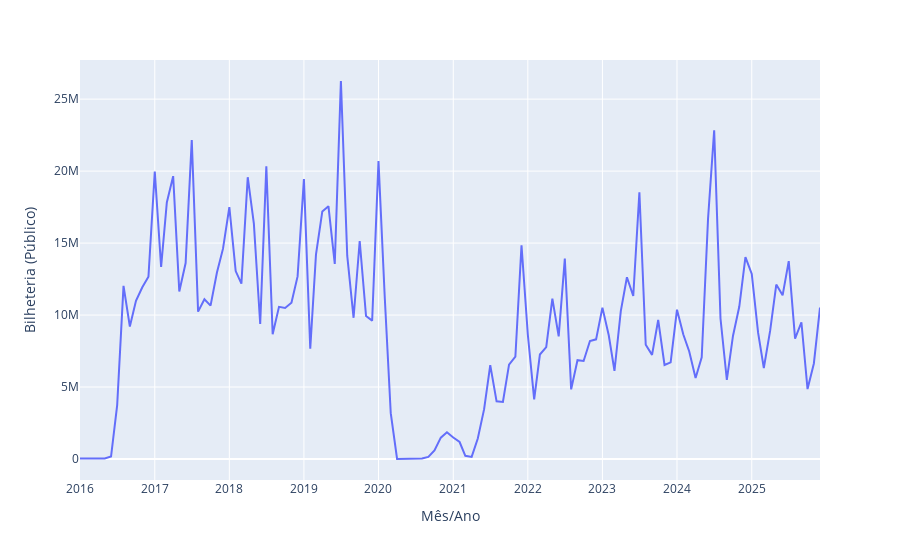

The notebook cell saved with this chart:
### Code cell
fig = px.line(
    x=bilheteria_mensal['YEAR_MONTH'].dt.to_timestamp(),
    y=bilheteria_mensal['PUBLICO'])

fig.update_layout(
    xaxis_title='Mês/Ano',
    yaxis_title='Bilheteria (Público)',
)

fig.show()
